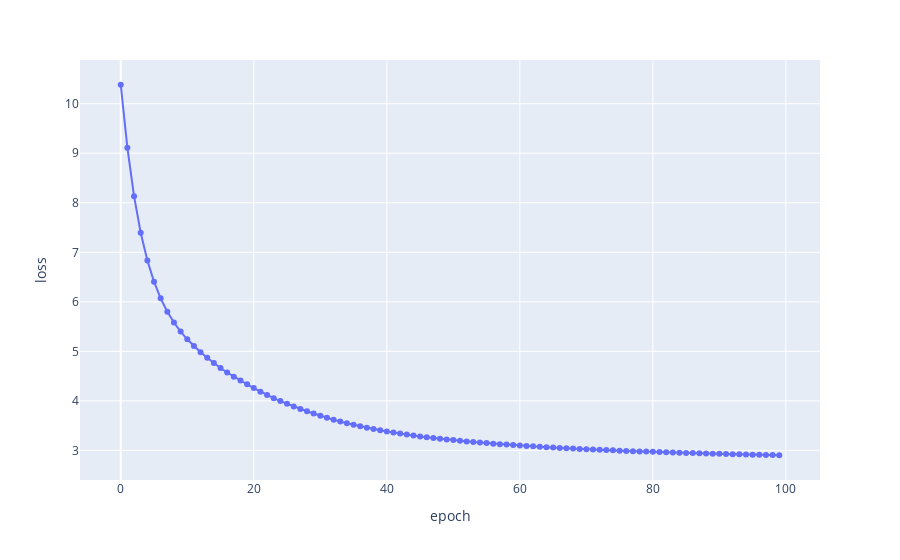

Here is the notebook cell this chart was saved with:
### Code cell
fig = px.line(x=range(epochs), y=losses, markers=True)
fig.update_layout(xaxis_title='epoch',yaxis_title='loss')
fig.show()

### Figure 1 — Plotly figure (JSON) as saved in the notebook; plotly's stock layout.template omitted (floating-point values rounded to 4 significant figures)
{"data": [{"hovertemplate": "x=%{x}<br>y=%{y}<extra></extra>", "legendgroup": "", "line": {"color": "#636efa", "dash": "solid"}, "marker": {"symbol": "circle"}, "mode": "lines+markers", "name": "", "orientation": "v", "showlegend": false, "type": "scatter", "x": [0, 1, 2, 3, 4, 5, 6, 7, 8, 9, 10, 11, 12, 13, 14, 15, 16, 17, 18, 19, 20, 21, 22, 23, 24, 25, 26, 27, 28, 29, 30, 31, 32, 33, 34, 35, 36, 37, 38, 39, 40, 41, 42, 43, 44, 45, 46, 47, 48, 49, 50, 51, 52, 53, 54, 55, 56, 57, 58, 59, 60, 61, 62, 63, 64, 65, 66, 67, 68, 69, 70, 71, 72, 73, 74, 75, 76, 77, 78, 79, 80, 81, 82, 83, 84, 85, 86, 87, 88, 89, 90, 91, 92, 93, 94, 95, 96, 97, 98, 99], "xaxis": "x", "y": [10.38, 9.109, 8.132, 7.394, 6.836, 6.407, 6.07, 5.801, 5.582, 5.399, 5.243, 5.106, 4.983, 4.869, 4.763, 4.665, 4.573, 4.489, 4.41, 4.333, 4.259, 4.187, 4.119, 4.055, 3.996, 3.941, 3.889, 3.838, 3.79, 3.744, 3.7, 3.658, 3.618, 3.581, 3.547, 3.516, 3.487, 3.46, 3.433, 3.407, 3.383, 3.36, 3.339, 3.319, 3.3, 3.283, 3.266, 3.25, 3.236, 3.222, 3.208, 3.194, 3.182, 3.17, 3.158, 3.147, 3.136, 3.126, 3.117, 3.107, 3.099, 3.09, 3.082, 3.073, 3.066, 3.058, 3.051, 3.044, 3.037, 3.03, 3.024, 3.018, 3.012, 3.006, 3.001, 2.995, 2.99, 2.985, 2.98, 2.976, 2.971, 2.967, 2.962, 2.958, 2.954, 2.95, 2.946, 2.942, 2.938, 2.935, 2.931, 2.928, 2.924, 2.921, 2.918, 2.914, 2.911, 2.908, 2.905, 2.902], "yaxis": "y"}], "layout": {"legend": {"tracegroupgap": 0}, "margin": {"t": 60}, "xaxis": {"anchor": "y", "domain": [0, 1], "title": {"text": "epoch"}}, "yaxis": {"anchor": "x", "domain": [0, 1], "title": {"text": "loss"}}}}
